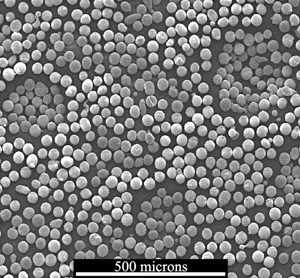
#> input picture assign1/Particles.jpg, 300 x 278 px
$ python morphologicalOperations.py
#> lines starting #> are read from the running program, lines starting #| are printed output that depends on the picture; after the words box and inside, x2 and y2 are one past the last pixel; in counts of white or black regions, pixels touching at a corner belong together
"""
Image morphology consisting of thresholding, erosion, dilation
opening, closing, and some connected component labeling.
"""

import numpy as np
import cv2
import matplotlib.pyplot as plt


def intensityHistogramTest(plot=1):
    gray = cv2.imread("Particles.jpg", 0)
    gray1D = np.ravel(gray)
    if plot == 1:
        plt.hist(gray1D, 50)
        plt.show()
    return

def threshold(plot=0):
#> called with plot = 1
    gray = cv2.imread("Particles.jpg", 0)
#> gray is the input picture: shape (278, 300); min 0, max 255, mean 122.4
    _, thresholdedImg = cv2.threshold(gray, 100, 255, cv2.THRESH_BINARY)
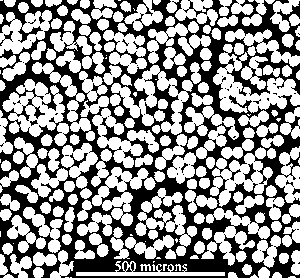
#> thresholdedImg: shape (278, 300); 58.4% white; 52 black regions (45 under 20 px), largest, box (x1, y1, x2, y2) and area: (0, 0, 300, 278) 34315, (243, 163, 256, 182) 85, (0, 31, 13, 46) 52
    if plot == 1:
        plt.imshow(thresholdedImg, cmap="gray")
        plt.show()
    return thresholdedImg


def erosion(binaryImg, plot=0):
#> called with plot = 1
    kernel = np.ones((3, 3))
    erodedImg = cv2.erode(binaryImg, kernel, iterations=1)
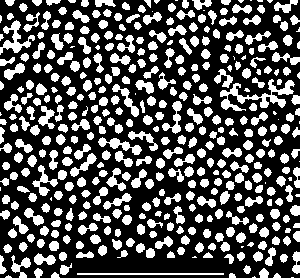
#> erodedImg: shape (278, 300); 33.7% white; 416 white regions (33 under 20 px), largest, box (x1, y1, x2, y2) and area: (220, 79, 295, 111) 802, (0, 20, 35, 55) 419, (77, 273, 224, 275) 294
    if plot == 1:
        plt.imshow(erodedImg, cmap="gray")
        plt.show()
    return erodedImg


def dilation(binaryImg, plot=0):
#> called with plot = 1
    kernel = np.ones((3, 3))
    dilatedImg = cv2.dilate(binaryImg, kernel, iterations=1)
#> dilatedImg: shape (278, 300); 81.6% white; 299 black regions (184 under 20 px), largest, box (x1, y1, x2, y2) and area: (69, 199, 263, 278) 2278, (200, 3, 300, 148) 1438, (112, 176, 187, 246) 890
    if plot == 1:
        plt.imshow(dilatedImg, cmap="gray")
        plt.show()
    return dilatedImg


def opening(binaryImg, plot=0):
#> called with plot = 1
    kernel = np.ones((3, 3))
    openedImg = cv2.morphologyEx(binaryImg, cv2.MORPH_OPEN, kernel)
#> openedImg: shape (278, 300); 56.8% white; 30 black regions (24 under 20 px), largest, box (x1, y1, x2, y2) and area: (0, 0, 300, 278) 35784, (0, 31, 13, 46) 54, (292, 188, 300, 195) 31, (179, 163, 190, 173) 30, (115, 175, 123, 183) 28, (286, 180, 294, 187) 21
    if plot == 1:
        plt.imshow(openedImg, cmap="gray")
        plt.show()
    return openedImg


def closing(binaryImg, plot=0):
#> called with plot = 1
    kernel = np.ones((3, 3))
    closedImg = cv2.morphologyEx(binaryImg, cv2.MORPH_CLOSE, kernel)
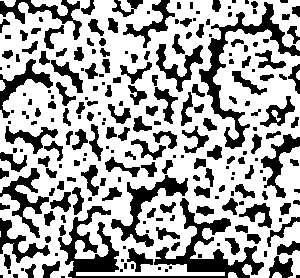
#> closedImg: shape (278, 300); 65.4% white; 230 black regions (76 under 20 px), largest, box (x1, y1, x2, y2) and area: (58, 198, 264, 278) 4214, (199, 2, 300, 149) 2344, (111, 175, 188, 247) 1363
    if plot == 1:
        plt.imshow(closedImg, cmap="gray")
        plt.show()
    return closedImg


def connectedComponentLabeling(processedImg, plot=0):
#> called with plot = 1
    _, cclImg = cv2.connectedComponents(processedImg)
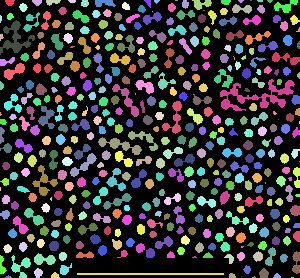
#> cclImg: shape (278, 300) int32; 417 distinct labels, from 0 to 416; one colour per label, 0 black
    components = 0
    for row in cclImg:
        maxOnRow = max(row)
        if maxOnRow > components:
            components = maxOnRow
#> this loop made 278 passes
#> (maxOnRow, components) on passes 1, 3, 4, 5, 6, 8, 9, 11, 13, 15, 16, 17: (17, 17), (19, 19), (20, 20), (22, 22), (23, 23), (24, 24), (26, 26), (33, 33), (37, 37), (40, 40), (43, 43), (45, 45)
#> maxOnRow on passes 2, 7, 10, 12, 14, 18: 17, 23, 26, 33, 37, 45
#> after the loop, components = 416
    # -1 due to the "500 microns" bar at the bottom
    print(components-1)
#| 415

    if plot == 1:
        # Cute plotting stuff that I completely stole.
        labelHue = np.uint8(179*cclImg/np.max(cclImg))
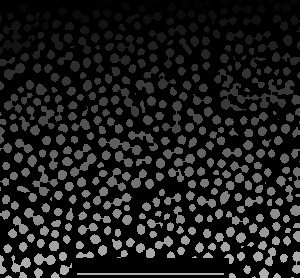
#> labelHue: shape (278, 300); min 0, max 179, mean 29.9
        blankCh = 255*np.ones_like(labelHue)
        labeledImg = cv2.merge([labelHue, blankCh, blankCh])
        # cvt to BGR for display
        labeledImg = cv2.cvtColor(labeledImg, cv2.COLOR_HSV2BGR)
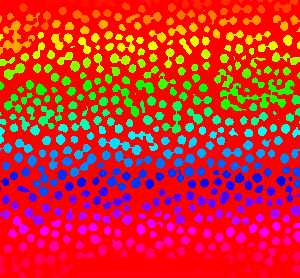
#> labeledImg: shape (278, 300, 3); mean B, G, R 42.7, 45.2, 210
        # set bg label to black
        labeledImg[labelHue == 0] = 0
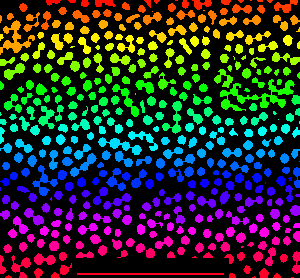
#> labeledImg: shape (278, 300, 3); mean B, G, R 42.7, 45.2, 40.7
        plt.imshow(labeledImg)
        plt.show()


if __name__ == "__main__":
    plotAll = 1
    #intensityHistogramTest()
    binaryImg = threshold(plotAll)
    erosion(binaryImg, plotAll)
    dilation(binaryImg, plotAll)
    opening(binaryImg, plotAll)
    closing(binaryImg, plotAll)
    connectedComponentLabeling(erosion(opening(binaryImg)), 1)

$ run again, with assign1/testHistIMG.jpg copied over assign1/Particles.jpg
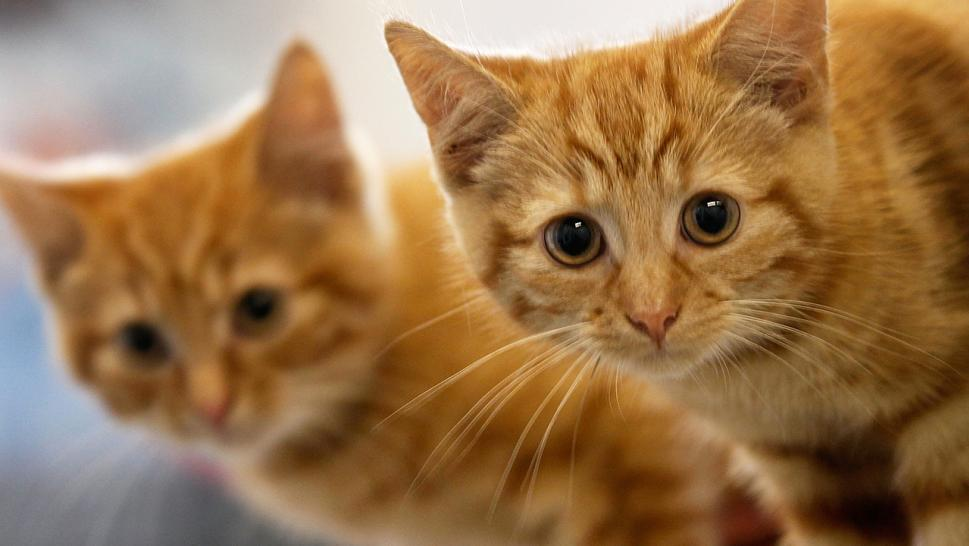
#> input picture assign1/testHistIMG.jpg, 969 x 546 px
#> thresholdedImg: shape (546, 969); 66.1% white; 470 black regions (402 under 20 px), largest, box (x1, y1, x2, y2) and area: (74, 131, 787, 546) 81553, (719, 40, 969, 546) 66093, (156, 480, 293, 546) 4738
#> erodedImg: shape (546, 969); 61.2% white; 154 black regions (81 under 20 px), largest, box (x1, y1, x2, y2) and area: (73, 130, 788, 546) 89147, (706, 39, 969, 546) 73110, (539, 203, 701, 362) 6602
#> dilatedImg: shape (546, 969); 70.7% white; 162 black regions (112 under 20 px), largest, box (x1, y1, x2, y2) and area: (75, 214, 785, 546) 69860, (737, 42, 969, 546) 56521, (157, 481, 292, 546) 4371
#> openedImg: shape (546, 969); 65.1% white; 259 black regions (208 under 20 px), largest, box (x1, y1, x2, y2) and area: (74, 131, 787, 546) 83182, (707, 40, 969, 546) 68344, (156, 480, 293, 546) 4772
#> closedImg: shape (546, 969); 67.2% white; 98 black regions (37 under 20 px), largest, box (x1, y1, x2, y2) and area: (74, 213, 786, 546) 76180, (736, 41, 969, 546) 61997, (156, 480, 293, 546) 4696
#> in connectedComponentLabeling, `_, cclImg = cv2.connectedComponents(processedImg)`:
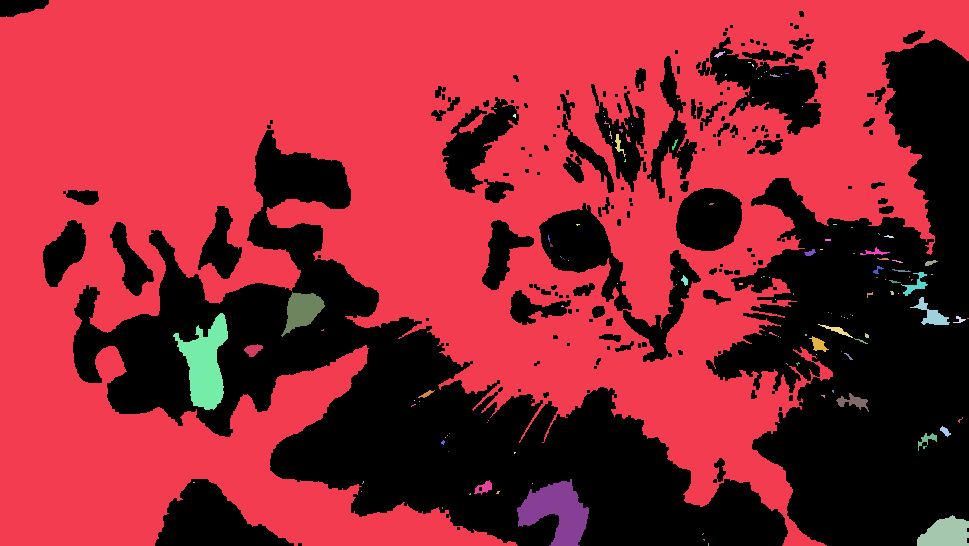
#> cclImg: shape (546, 969) int32; 135 distinct labels, from 0 to 134; one colour per label, 0 black
#> the loop in connectedComponentLabeling, `for row in cclImg:` made 546 passes
#> (maxOnRow, components) on passes 1, 52, 63, 65, 72, 73, 74, 75: (1, 1), (2, 2), (3, 3), (4, 4), (5, 5), (6, 6), (7, 7), (10, 10)
#> after the loop in connectedComponentLabeling, `for row in cclImg:`: components = 134
#| 133
#> in connectedComponentLabeling, `labeledImg[labelHue == 0] = 0`:
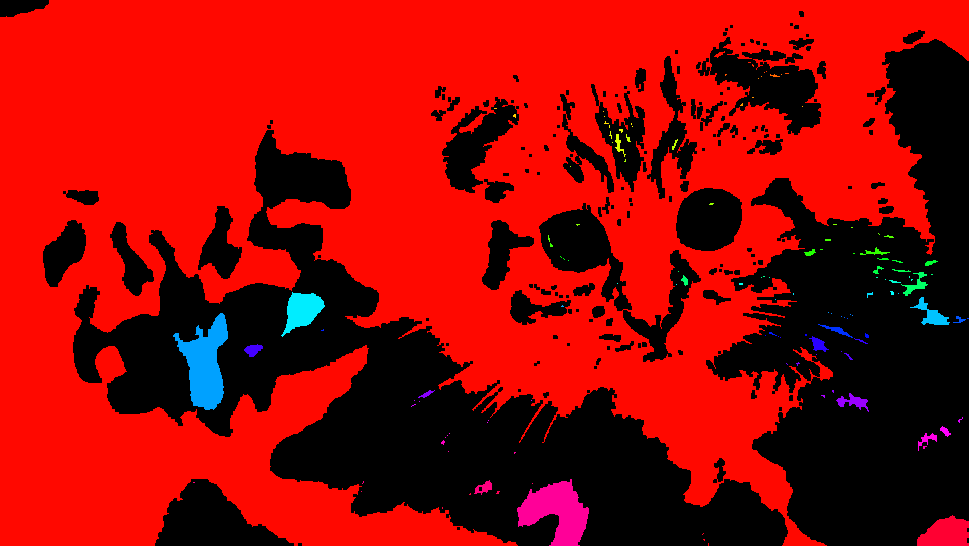
#> labeledImg: shape (546, 969, 3); mean B, G, R 3.6, 6.6, 153.4

$ run again, with assign1/testIMG.jpg copied over assign1/Particles.jpg
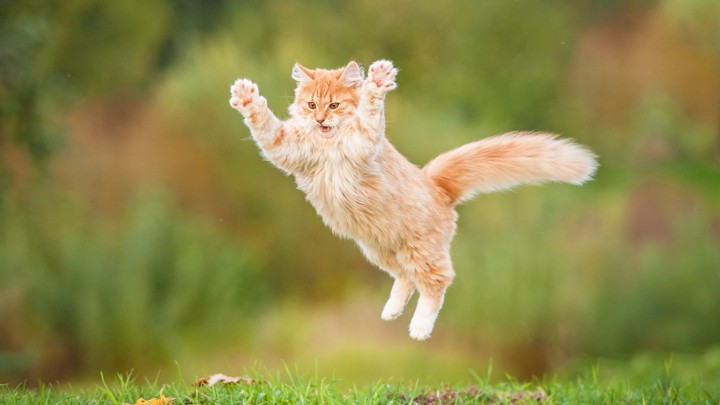
#> input picture assign1/testIMG.jpg, 720 x 405 px
#> thresholdedImg: shape (405, 720); 83.3% white; 142 black regions (123 under 20 px), largest, box (x1, y1, x2, y2) and area: (0, 0, 263, 229) 21074, (0, 244, 161, 394) 11756, (562, 288, 720, 364) 6633
#> erodedImg: shape (405, 720); 81.3% white; 79 black regions (43 under 20 px), largest, box (x1, y1, x2, y2) and area: (0, 0, 264, 242) 22358, (0, 243, 162, 398) 12927, (561, 287, 720, 365) 7189
#> dilatedImg: shape (405, 720); 85.1% white; 26 black regions (12 under 20 px), largest, box (x1, y1, x2, y2) and area: (0, 0, 257, 227) 19824, (0, 246, 160, 392) 10643, (566, 289, 720, 362) 6095
#> openedImg: shape (405, 720); 83.1% white; 98 black regions (76 under 20 px), largest, box (x1, y1, x2, y2) and area: (0, 0, 263, 241) 21268, (0, 244, 161, 394) 12013, (562, 288, 720, 364) 6684
#> closedImg: shape (405, 720); 83.7% white; 24 black regions (9 under 20 px), largest, box (x1, y1, x2, y2) and area: (0, 0, 258, 228) 20944, (0, 245, 161, 393) 11557, (565, 288, 720, 363) 6561
#> in connectedComponentLabeling, `_, cclImg = cv2.connectedComponents(processedImg)`:
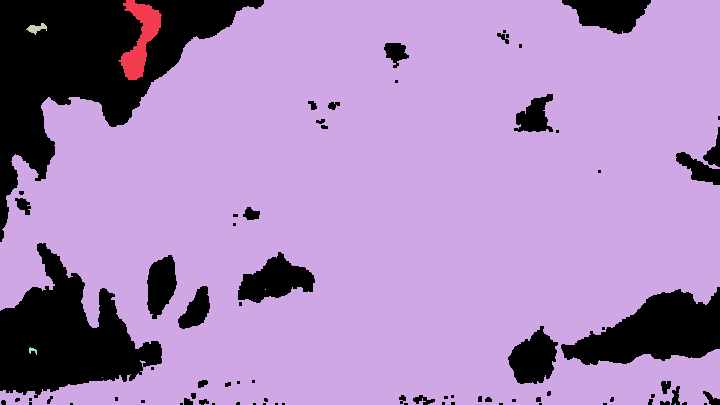
#> cclImg: shape (405, 720) int32; 9 distinct labels, from 0 to 8; one colour per label, 0 black
#> the loop in connectedComponentLabeling, `for row in cclImg:` made 405 passes
#> maxOnRow on passes 1 to 8: 2, 2, 2, 2, 2, 2, 2, 2
#> after the loop in connectedComponentLabeling, `for row in cclImg:`: components = 8
#| 7
#> in connectedComponentLabeling, `labeledImg[labelHue == 0] = 0`:
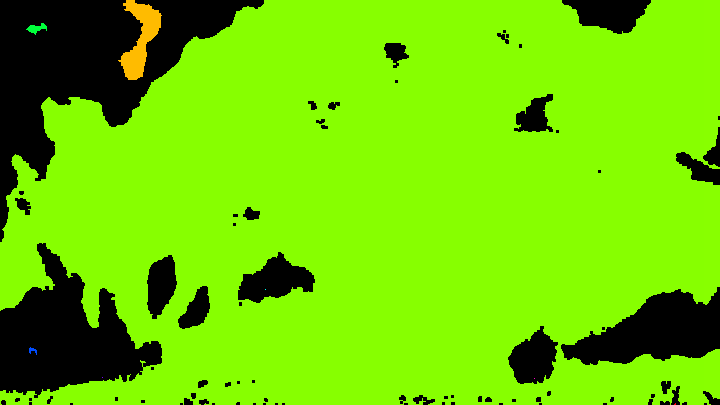
#> labeledImg: shape (405, 720, 3); mean B, G, R 0.1, 206.8, 110.3
